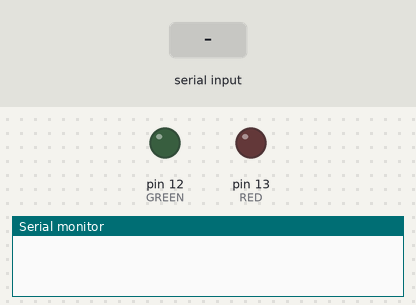
Simulated run of this sketch. Board: Arduino Uno, built with avr-gcc and run on an emulated ATmega328P. Parts: output pins drawn as LEDs (lit = HIGH), the last lines printed to the serial monitor. The inputs (shaded band) are chosen by the test bench.

Above: at 1.2 s.
1.3 s: byte 90 received over Serial
At 2.0 s:
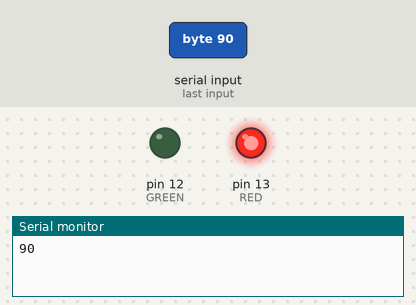
Timing chart, 0 to 4.3 s (numbered marks = the images above; inputs shaded):
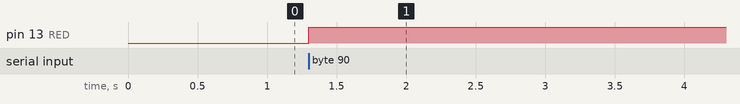

The sketch:

testing.ino
```cpp
int incomingByte = 0; // for incoming serial data
int RED = 13;
int GREEN = 12;

void setup() {
  Serial.begin(9600); // opens serial port, sets data rate to 9600 bps
  pinMode(RED, OUTPUT);
  pinMode(GREEN, OUTPUT);
}


void loop() {
  // send data only when you receive data:
  if (Serial.available() > 0) {
    // read the incoming byte:
    incomingByte = Serial.read();

//The first byte of incoming serial data available
//(or -1 if no data is available). Data type: int.
   if(incomingByte > 49.5){
    Serial.println(incomingByte);//, DEC);
    analogWrite(RED, 255);
    //digitalWrite(GREEN, LOW);
   // delay(300);
   }
   else
   {
    //Serial.println("NULL");//, DEC);
    //Serial.println(incomingByte);
    //digitalWrite(GREEN, HIGH);
    analogWrite(RED, 200);
   // delay(300);
   }


  }
}
```

Measured:
- after the input at 1.3 s, pin 13 (RED): LOW → HIGH at once
